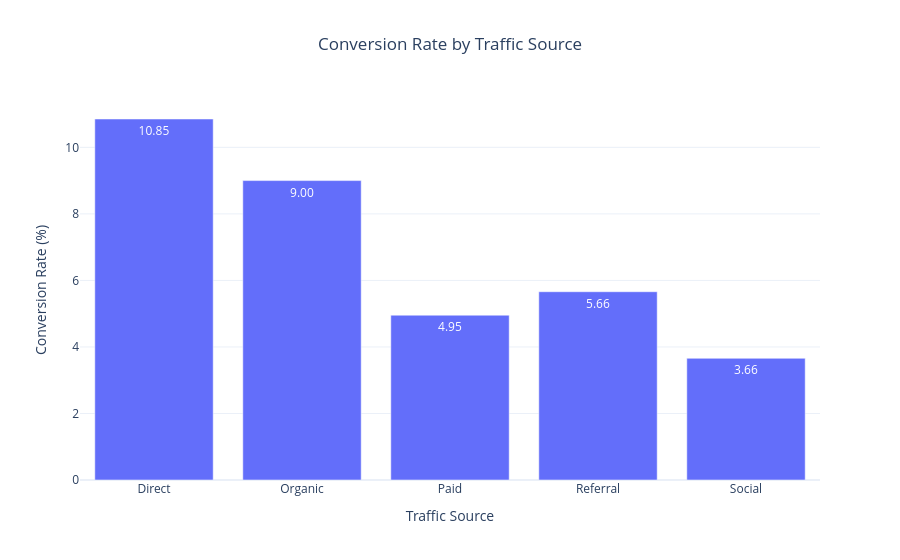

The notebook cell saved with this chart:
### Code cell
fig = px.bar(
    source_conversion.reset_index(),
    x="Traffic_Source",
    y="Conversion_Rate",
    title="Conversion Rate by Traffic Source",
    text_auto=".2f",
    labels={
        "Traffic_Source": "Traffic Source",
        "Conversion_Rate": "Conversion Rate (%)"
    }
)

fig.update_layout(
    template="plotly_white",
    title_x=0.5
)

fig.show()

### Figure 1 — Plotly figure (JSON) as saved in the notebook; plotly's stock layout.template omitted (floating-point values rounded to 4 significant figures)
{"data": [{"hovertemplate": "Traffic Source=%{x}<br>Conversion Rate (%)=%{y}<extra></extra>", "legendgroup": "", "marker": {"color": "#636efa", "pattern": {"shape": ""}}, "name": "", "orientation": "v", "showlegend": false, "textposition": "auto", "texttemplate": "%{y:.2f}", "type": "bar", "x": ["Direct", "Organic", "Paid", "Referral", "Social"], "xaxis": "x", "y": [10.85, 9.001, 4.955, 5.66, 3.659], "yaxis": "y"}], "layout": {"barmode": "relative", "legend": {"tracegroupgap": 0}, "title": {"text": "Conversion Rate by Traffic Source", "x": 0.5}, "xaxis": {"anchor": "y", "domain": [0, 1], "title": {"text": "Traffic Source"}}, "yaxis": {"anchor": "x", "domain": [0, 1], "title": {"text": "Conversion Rate (%)"}}}}
